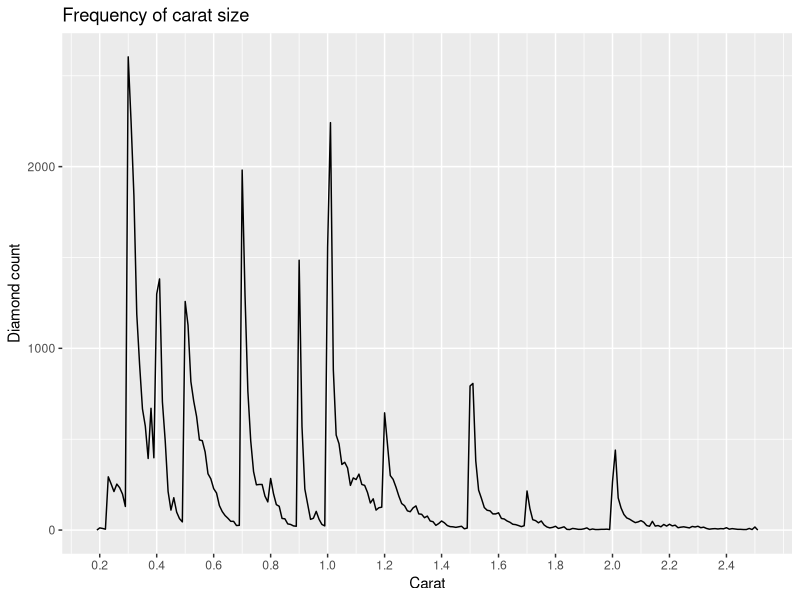
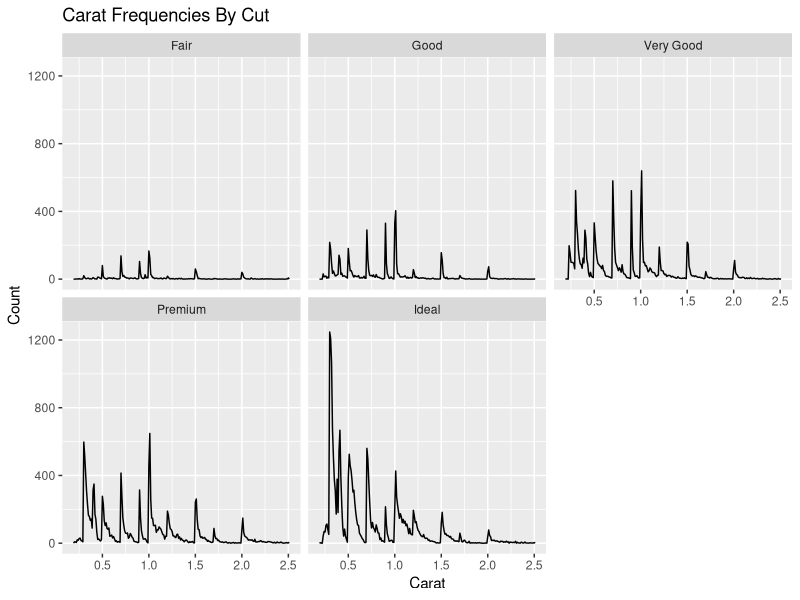
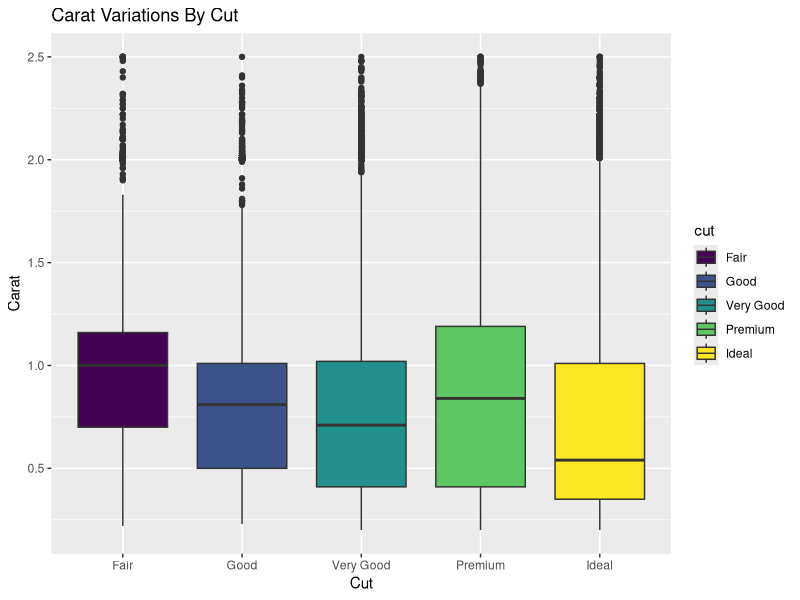
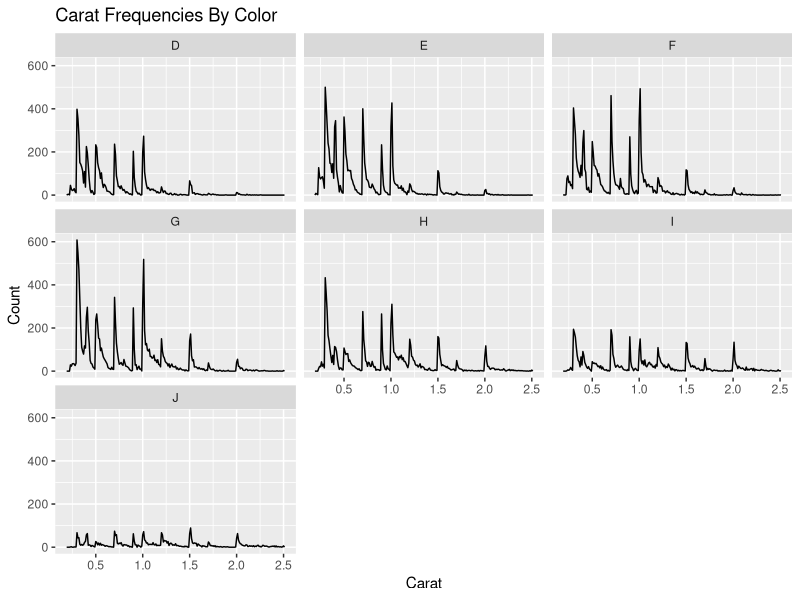
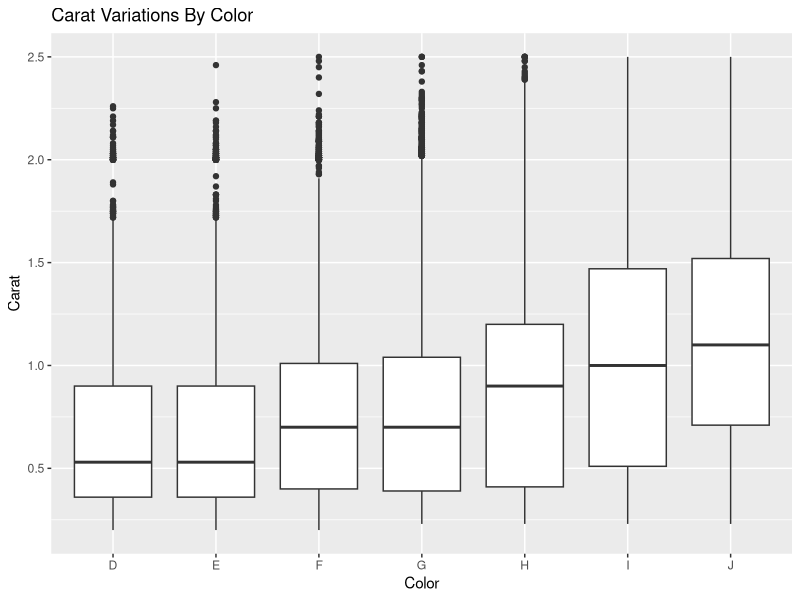
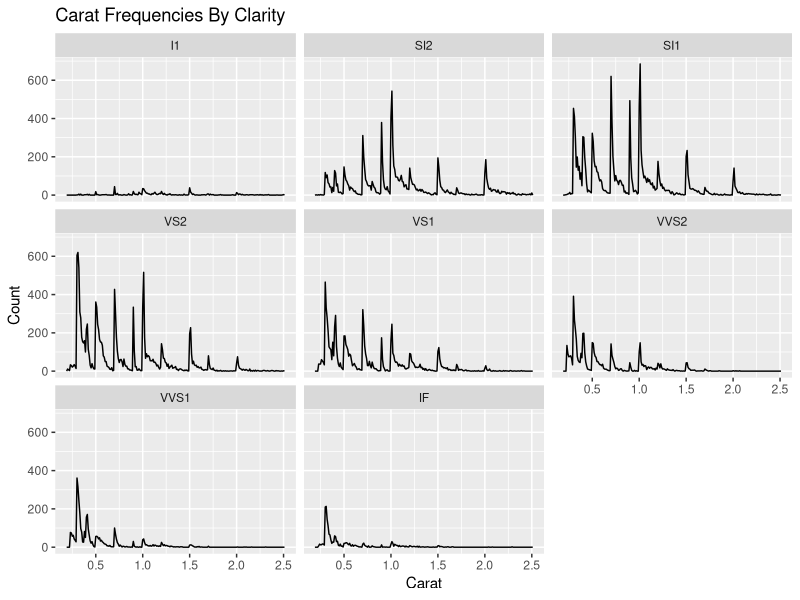
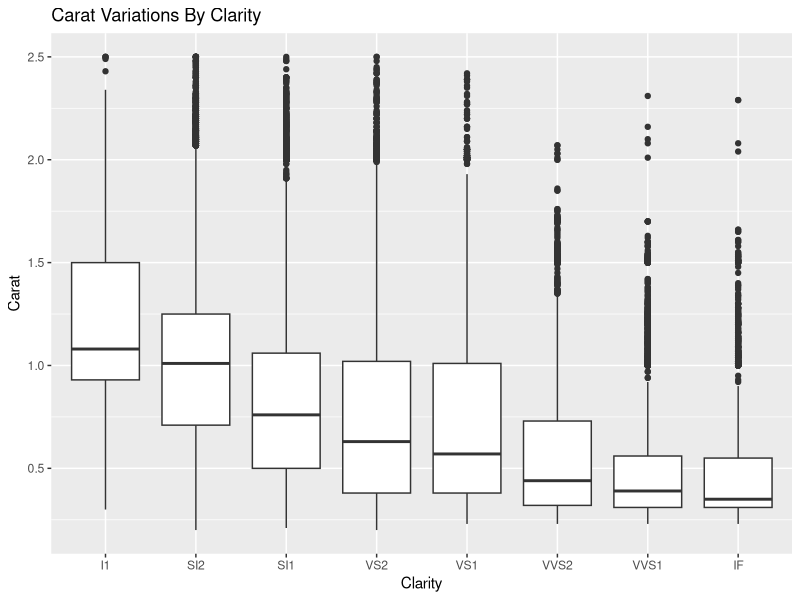

The R script that drew these images, in order:
## ---- chunk 1
library(ggplot2)
library(dplyr)

smaller <- diamonds %>% 
  filter(carat <= 2.5)
## ---- chunk 2
smaller %>% 
  ggplot(aes(carat)) + 
  geom_freqpoly(binwidth = 0.01) +
  scale_x_continuous(breaks = seq(0, 2.5, by = 0.2)) +
  labs(x = "Carat", y = "Diamond count", title = "Frequency of carat size")
## ---- chunk 3
smaller %>%
  ggplot(aes(x = carat)) +
  geom_freqpoly(binwidth = 0.01) +
  facet_wrap(~ cut) +
  labs(x = "Carat", y = "Count", title = "Carat Frequencies By Cut")
## ---- chunk 4
smaller %>%
  ggplot(aes(x = cut, y = carat, fill = cut)) +
  geom_boxplot() +
  labs(x = "Cut", y = "Carat", title = "Carat Variations By Cut")
## ---- chunk 5
smaller %>%
  ggplot(aes(x = carat)) +
  geom_freqpoly(binwidth = 0.01) +
  facet_wrap(~ color) +
  labs(x = "Carat", y = "Count", title = "Carat Frequencies By Color")
## ---- chunk 6
smaller %>%
  ggplot(aes(x = color, y = carat)) +
  geom_boxplot() +
  labs(x = "Color", y = "Carat", title = "Carat Variations By Color")
## ---- chunk 7
smaller %>%
  ggplot(aes(x = carat)) +
  geom_freqpoly(binwidth = 0.01) +
  facet_wrap(~ clarity) +
  labs(x = "Carat", y = "Count", title = "Carat Frequencies By Clarity")
## ---- chunk 8
smaller %>%
  ggplot(aes(x = clarity, y = carat)) +
  geom_boxplot() +
  labs(x = "Clarity", y = "Carat", title = "Carat Variations By Clarity")
